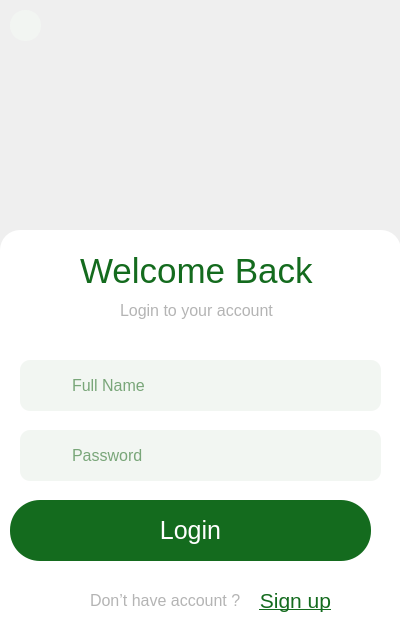
<?xml version="1.0" encoding="UTF-8"?>
<ui version="4.0">
 <class>loginWindow</class>
 <widget class="QWidget" name="loginWindow">
  <property name="geometry">
   <rect>
    <x>0</x>
    <y>0</y>
    <width>400</width>
    <height>640</height>
   </rect>
  </property>
  <property name="windowTitle">
   <string>Welcome Back</string>
  </property>
  <widget class="QLabel" name="label_5">
   <property name="geometry">
    <rect>
     <x>-30</x>
     <y>-10</y>
     <width>441</width>
     <height>291</height>
    </rect>
   </property>
   <property name="cursor">
    <cursorShape>ArrowCursor</cursorShape>
   </property>
   <property name="text">
    <string/>
   </property>
   <property name="pixmap">
    <pixmap>image/img7.jpg</pixmap>
   </property>
   <property name="scaledContents">
    <bool>true</bool>
   </property>
  </widget>
  <widget class="QLabel" name="label">
   <property name="geometry">
    <rect>
     <x>0</x>
     <y>230</y>
     <width>401</width>
     <height>481</height>
    </rect>
   </property>
   <property name="styleSheet">
    <string notr="true">background-color: rgb(255, 255, 255);
 border: none;
            border-radius: 20px;</string>
   </property>
   <property name="text">
    <string/>
   </property>
  </widget>
  <widget class="QLabel" name="label_3">
   <property name="geometry">
    <rect>
     <x>80</x>
     <y>240</y>
     <width>281</width>
     <height>61</height>
    </rect>
   </property>
   <property name="font">
    <font>
     <pointsize>26</pointsize>
    </font>
   </property>
   <property name="styleSheet">
    <string notr="true">color: rgb(20, 107, 30);</string>
   </property>
   <property name="text">
    <string>Welcome Back</string>
   </property>
  </widget>
  <widget class="QLabel" name="label_4">
   <property name="geometry">
    <rect>
     <x>120</x>
     <y>290</y>
     <width>231</width>
     <height>41</height>
    </rect>
   </property>
   <property name="font">
    <font>
     <pointsize>12</pointsize>
    </font>
   </property>
   <property name="styleSheet">
    <string notr="true">color: rgb(180, 180, 180);</string>
   </property>
   <property name="text">
    <string>Login to your account</string>
   </property>
  </widget>
  <widget class="QLineEdit" name="input_username">
   <property name="geometry">
    <rect>
     <x>20</x>
     <y>350</y>
     <width>361</width>
     <height>71</height>
    </rect>
   </property>
   <property name="font">
    <font>
     <pointsize>-1</pointsize>
    </font>
   </property>
   <property name="styleSheet">
    <string notr="true">QLineEdit{   
  			width: 100%;
            padding: 10px 10px 10px 50px;
			margin: 10px 0;
            border: none;
            border-radius: 10px;
            outline: none;
            font-size: 16px;
			background-color: #f2f6f2;
			color: rgb(0, 85, 0);}
QLineEdit:focus {
                border: 2px solid rgb(20, 107, 30);
            }


</string>
   </property>
   <property name="placeholderText">
    <string>Full Name</string>
   </property>
  </widget>
  <widget class="QLineEdit" name="input_password">
   <property name="geometry">
    <rect>
     <x>20</x>
     <y>420</y>
     <width>361</width>
     <height>71</height>
    </rect>
   </property>
   <property name="font">
    <font>
     <pointsize>-1</pointsize>
    </font>
   </property>
   <property name="styleSheet">
    <string notr="true">QLineEdit{   
  			width: 100%;
            padding: 10px 10px 10px 50px;
			margin: 10px 0;
            border: none;
            border-radius: 10px;
            outline: none;
            font-size: 16px;
			background-color: #f2f6f2;
			color: rgb(0, 85, 0);}
QLineEdit:focus {
                border: 2px solid rgb(20, 107, 30);
            }


</string>
   </property>
   <property name="echoMode">
    <enum>QLineEdit::Password</enum>
   </property>
   <property name="placeholderText">
    <string>Password</string>
   </property>
  </widget>
  <widget class="QPushButton" name="loginbutton">
   <property name="geometry">
    <rect>
     <x>10</x>
     <y>500</y>
     <width>361</width>
     <height>61</height>
    </rect>
   </property>
   <property name="font">
    <font>
     <pointsize>-1</pointsize>
    </font>
   </property>
   <property name="styleSheet">
    <string notr="true">
QPushButton {
               width: 100%;
            padding: 10px;
            border: none;
background-color: rgb(20, 107, 30);
            border-radius: 30px;
            color: white;
            font-size: 25px;
            transition: background-color 0.3s;
            }
QPushButton:hover {
background-color: rgb(0, 85, 0);

            }
</string>
   </property>
   <property name="text">
    <string>Login</string>
   </property>
  </widget>
  <widget class="QLabel" name="label_6">
   <property name="geometry">
    <rect>
     <x>90</x>
     <y>580</y>
     <width>191</width>
     <height>41</height>
    </rect>
   </property>
   <property name="font">
    <font>
     <pointsize>12</pointsize>
    </font>
   </property>
   <property name="styleSheet">
    <string notr="true">color: rgb(180, 180, 180);</string>
   </property>
   <property name="text">
    <string>Don’t have account ?</string>
   </property>
  </widget>
  <widget class="QPushButton" name="createbutton">
   <property name="geometry">
    <rect>
     <x>230</x>
     <y>580</y>
     <width>131</width>
     <height>41</height>
    </rect>
   </property>
   <property name="font">
    <font>
     <family>MS Shell Dlg 2</family>
     <pointsize>16</pointsize>
     <weight>9</weight>
     <italic>false</italic>
     <bold>false</bold>
     <underline>true</underline>
    </font>
   </property>
   <property name="cursor">
    <cursorShape>PointingHandCursor</cursorShape>
   </property>
   <property name="styleSheet">
    <string notr="true">color: rgb(20, 107, 30);
background-color:none;
border: none;
font: 75 16pt &quot;MS Shell Dlg 2&quot;;
text-decoration: underline;
</string>
   </property>
   <property name="text">
    <string>Sign up</string>
   </property>
  </widget>
  <widget class="QPushButton" name="output_button">
   <property name="geometry">
    <rect>
     <x>10</x>
     <y>10</y>
     <width>31</width>
     <height>31</height>
    </rect>
   </property>
   <property name="cursor">
    <cursorShape>PointingHandCursor</cursorShape>
   </property>
   <property name="styleSheet">
    <string notr="true">
QPushButton {
            width: 30px;
			height:30px;
            border: none;
           border-radius: 15px;
	background-color: rgba(242, 246, 242,0.8);
  }
QPushButton:hover {
	background-color: rgba(227, 230, 227,0.9);
}
</string>
   </property>
   <property name="text">
    <string/>
   </property>
   <property name="icon">
    <iconset>
     <normaloff>image/left.png</normaloff>image/left.png</iconset>
   </property>
  </widget>
  <widget class="QLabel" name="label_2">
   <property name="geometry">
    <rect>
     <x>30</x>
     <y>370</y>
     <width>31</width>
     <height>31</height>
    </rect>
   </property>
   <property name="styleSheet">
    <string notr="true">background-color: none;</string>
   </property>
   <property name="text">
    <string/>
   </property>
   <property name="pixmap">
    <pixmap>image/img2.png</pixmap>
   </property>
   <property name="scaledContents">
    <bool>true</bool>
   </property>
  </widget>
  <widget class="QLabel" name="label_7">
   <property name="geometry">
    <rect>
     <x>30</x>
     <y>440</y>
     <width>31</width>
     <height>31</height>
    </rect>
   </property>
   <property name="styleSheet">
    <string notr="true">background-color: none;</string>
   </property>
   <property name="text">
    <string/>
   </property>
   <property name="pixmap">
    <pixmap>image/img4.png</pixmap>
   </property>
   <property name="scaledContents">
    <bool>true</bool>
   </property>
  </widget>
 </widget>
 <resources/>
 <connections/>
</ui>
